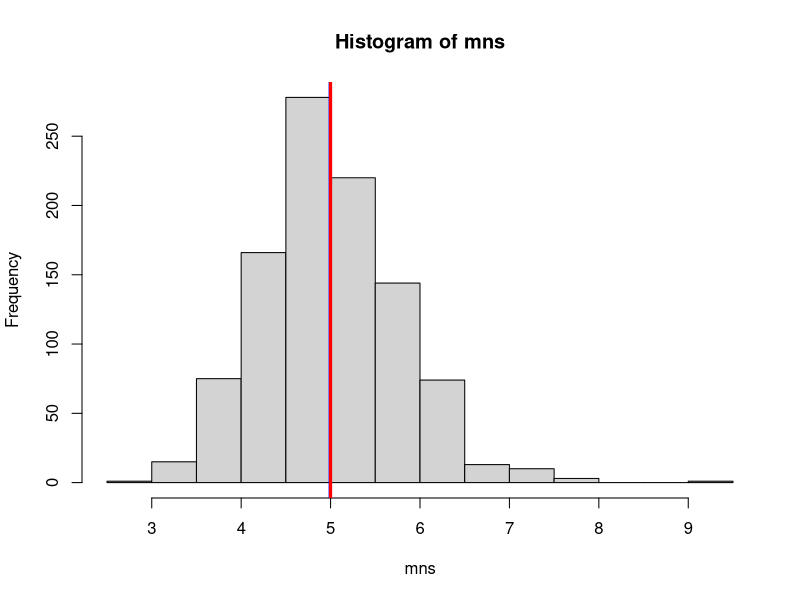
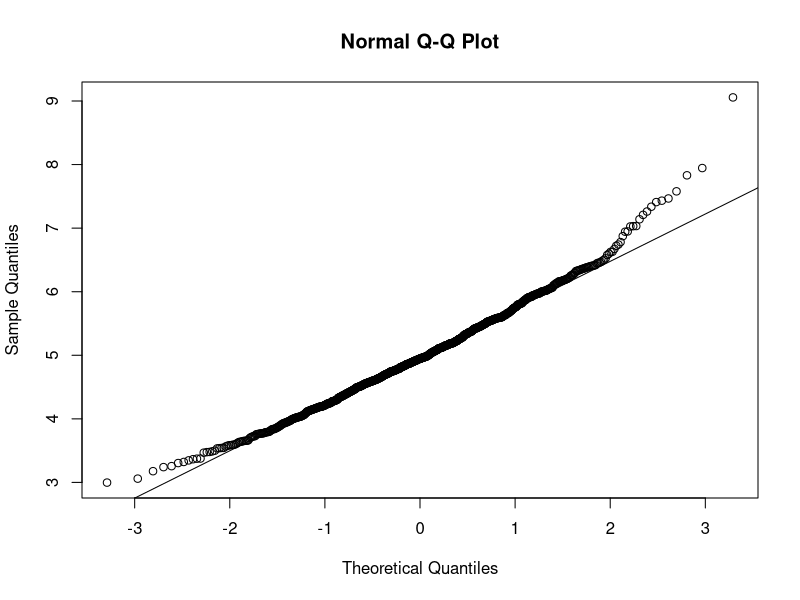

Write the R code that produced these figures, in order.
## ---- chunk 1
knitr::opts_chunk$set(echo = TRUE)
## ---- chunk 2
#Create an empty vector
mns = NULL
#fill the vector with 1000 exmaples
for (i in 1 : 1000) mns = c(mns, mean(rexp(40, rate=0.2)))
## ---- chunk 3
#hisgram to show
hist(mns)
#sample mean versus theoretical mean
sample_mean <- mean(mns)
theoretical_mean <- 1/0.2
#putm mean value in the hisgram
abline(v=sample_mean,col="blue",lwd=3)
abline(v=theoretical_mean,col="red",lwd=3)
## ---- chunk 4
#now calc sample variance versus theoretical variance
sample_variance <- var(mns)
sample_variance
theoretical_variance <- (1/0.2^2)/40
theoretical_variance
## ---- chunk 5
qqnorm(mns)
qqline(mns)
